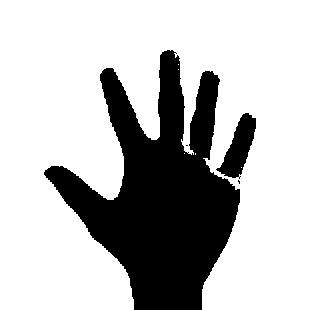
#> input picture stop/0.jpg, 310 x 310 px, given in place of the camera
$ python collect-data.py
#> lines starting #> are read from the running program, lines starting #| are printed output that depends on the picture; after the words box and inside, x2 and y2 are one past the last pixel; in counts of white or black regions, pixels touching at a corner belong together
import cv2
import numpy as np
import os

# Create a directory structure for storing images
if not os.path.exists("data"):
    os.makedirs("data")
    os.makedirs("data/train")
    os.makedirs("data/test")
    os.makedirs("data/train/pain")
    os.makedirs("data/train/stop")
    os.makedirs("data/train/hurts")
    #os.makedirs("data/train/iamok")
    os.makedirs("data/train/iloveyou")
    os.makedirs("data/test/pain")
    os.makedirs("data/test/stop")
    os.makedirs("data/test/hurts")
    #os.makedirs("data/test/iamok")
    os.makedirs("data/test/iloveyou")


# Set the mode to either "train" or "test"
mode = 'train'
directory = 'data/'+mode+'/'

# Start capturing from the default camera
cap = cv2.VideoCapture(0)

while True:
    _, frame = cap.read()
#> frame is the input picture: shape (310, 310, 3); min 0, max 255, mean 187.1
    # Simulating mirror image
    frame = cv2.flip(frame, 1)
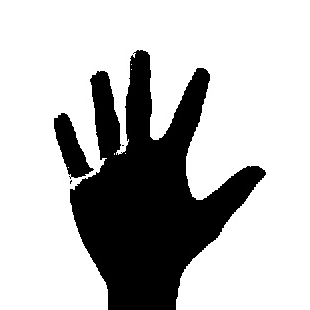
#> frame: shape (310, 310, 3); min 0, max 255, mean 187.1

    # Getting count of existing images
    count = {'pain': len(os.listdir(directory+"/pain")),
             'stop': len(os.listdir(directory+"/stop")),
             'hurts': len(os.listdir(directory+"/hurts")),
             #'iamok': len(os.listdir(directory+"/iamok")),
             'iloveyou': len(os.listdir(directory+"/iloveyou"))}

    # Printing the image counts on the video feed
    cv2.putText(frame, "MODE : " + mode, (10, 50),cv2.FONT_HERSHEY_SIMPLEX, 1, (0, 0, 255), 2)
    cv2.putText(frame, "IMAGE COUNT", (10, 100),cv2.FONT_HERSHEY_SIMPLEX, 1, (0, 0, 255), 2)
    cv2.putText(frame, "PAIN : " + str(count['pain']), (10, 120), cv2.FONT_HERSHEY_PLAIN, 1, (0, 0, 255), 2)
    cv2.putText(frame, "STOP : " + str(count['stop']), (10, 140), cv2.FONT_HERSHEY_PLAIN, 1, (0, 0, 255), 2)
    cv2.putText(frame, "HURTS : " + str(count['hurts']), (10, 160), cv2.FONT_HERSHEY_PLAIN, 1, (0, 0, 255), 2)
    #cv2.putText(frame, "IAMOK : " + str(count['iamok']), (10, 180), cv2.FONT_HERSHEY_PLAIN, 1, (0, 0, 255), 2)
    cv2.putText(frame, "ILOVEYOU : " + str(count['iloveyou']), (10, 180), cv2.FONT_HERSHEY_PLAIN, 1, (0, 0, 255), 2)

    # Define the coordinates of the Region of Interest (ROI)
    x1 = int(0.5*frame.shape[1])
#> x1 = 155
    y1 = 10
    x2 = frame.shape[1]-10
#> x2 = 300
    y2 = int(0.5*frame.shape[1])
#> y2 = 155
    # Drawing the ROI
    # The increment/decrement by 1 is to compensate for the bounding box
    cv2.rectangle(frame, (x1-1, y1-1), (x2+1, y2+1), (255,0,0),1)
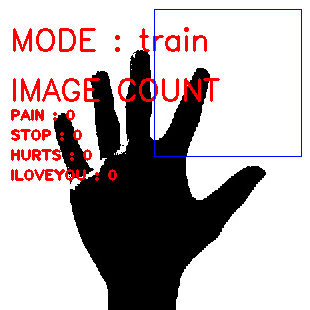
#> frame: shape (310, 310, 3); mean B, G, R 177.1, 175.5, 187.4
    # Extract the region of interest from the frame
    roi = frame[y1:y2, x1:x2]
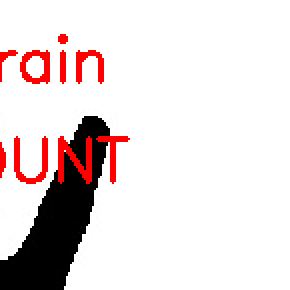
#> roi: shape (145, 145, 3) (shown 2 times larger); mean B, G, R 220, 220, 230.4
    #Resize the extracted ROI to 64x64 pixels
    roi = cv2.resize(roi, (64, 64))
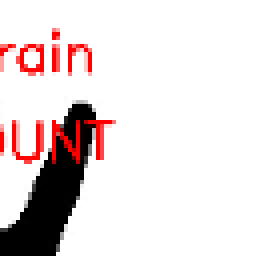
#> roi: shape (64, 64, 3) (shown 4 times larger); mean B, G, R 219.8, 219.8, 230.3

    cv2.imshow("Sign Detection", frame)

    roi = cv2.cvtColor(roi, cv2.COLOR_BGR2GRAY)
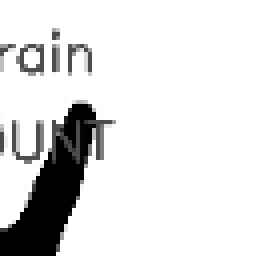
#> roi: shape (64, 64) (shown 4 times larger); min 0, max 255, mean 222.9
    _, roi = cv2.threshold(roi, 120, 255, cv2.THRESH_BINARY)
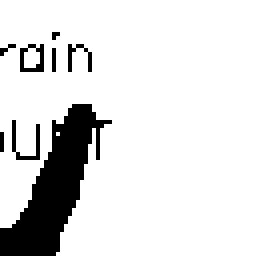
#> roi: shape (64, 64) (shown 4 times larger); 87.2% white; 8 black regions (5 under 20 px), largest, box (x1, y1, x2, y2) and area: (0, 26, 28, 64) 443, (3, 30, 10, 40) 23, (5, 11, 11, 18) 22
    cv2.imshow("ROI", roi)

    interrupt = cv2.waitKey(10)
#> (key Esc is pressed here)
    if interrupt & 0xFF == 27: # esc key
        break
    if interrupt & 0xFF == ord('0'):
        cv2.imwrite(directory+'pain/'+str(count['pain'])+'.jpg', roi)
    if interrupt & 0xFF == ord('1'):
        cv2.imwrite(directory+'stop/'+str(count['stop'])+'.jpg', roi)
    if interrupt & 0xFF == ord('2'):
        cv2.imwrite(directory+'hurts/'+str(count['hurts'])+'.jpg', roi)
    # if interrupt & 0xFF == ord('3'):
    #     cv2.imwrite(directory+'iamok/'+str(count['iamok'])+'.jpg', roi)
    if interrupt & 0xFF == ord('3'):
        cv2.imwrite(directory+'iloveyou/'+str(count['iloveyou'])+'.jpg', roi)

cap.release()
cv2.destroyAllWindows()

$ run again, on stop/10.jpg
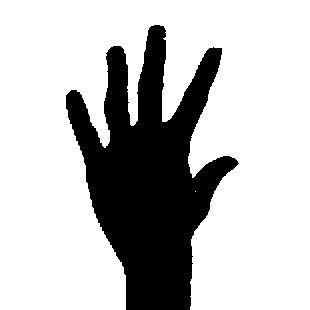
#> input picture stop/10.jpg, 310 x 310 px, given in place of the camera
#> frame is the input picture: shape (310, 310, 3); min 0, max 255, mean 190.4
#> `cv2.rectangle(frame, (x1-1, y1-1), (x2+1, y2+1), (255,0,0),1)`:
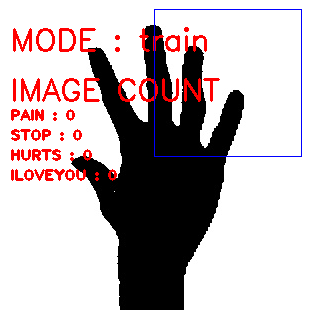
#> frame: shape (310, 310, 3); mean B, G, R 180.9, 179.4, 191.2
#> `_, roi = cv2.threshold(roi, 120, 255, cv2.THRESH_BINARY)`:
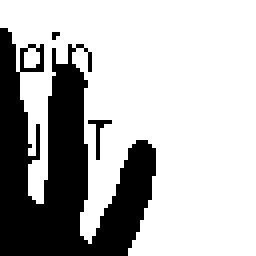
#> roi: shape (64, 64) (shown 4 times larger); 71.1% white; 3 black regions (2 under 20 px), largest, box (x1, y1, x2, y2) and area: (0, 7, 39, 64) 1164
